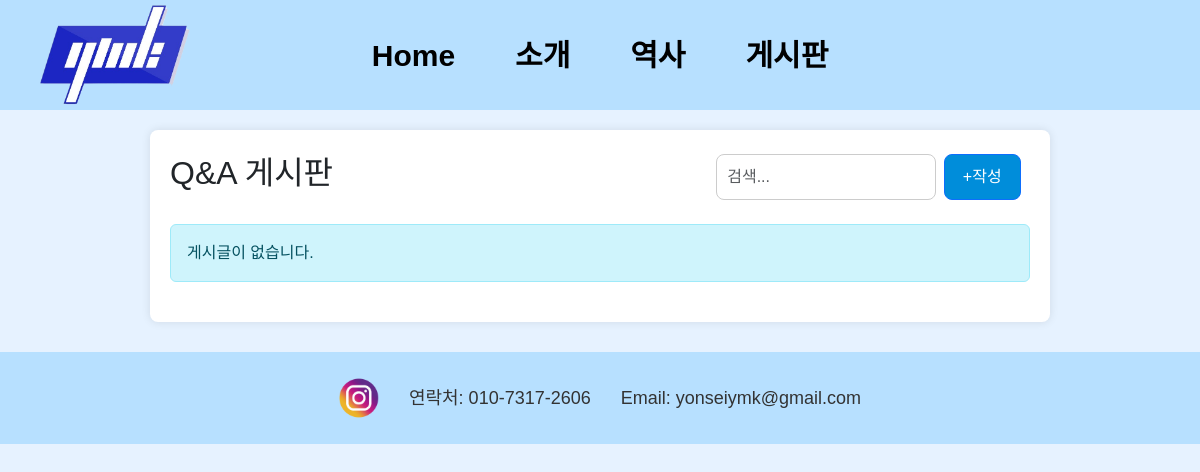
/qna, run on an earlier commit of the app's database.
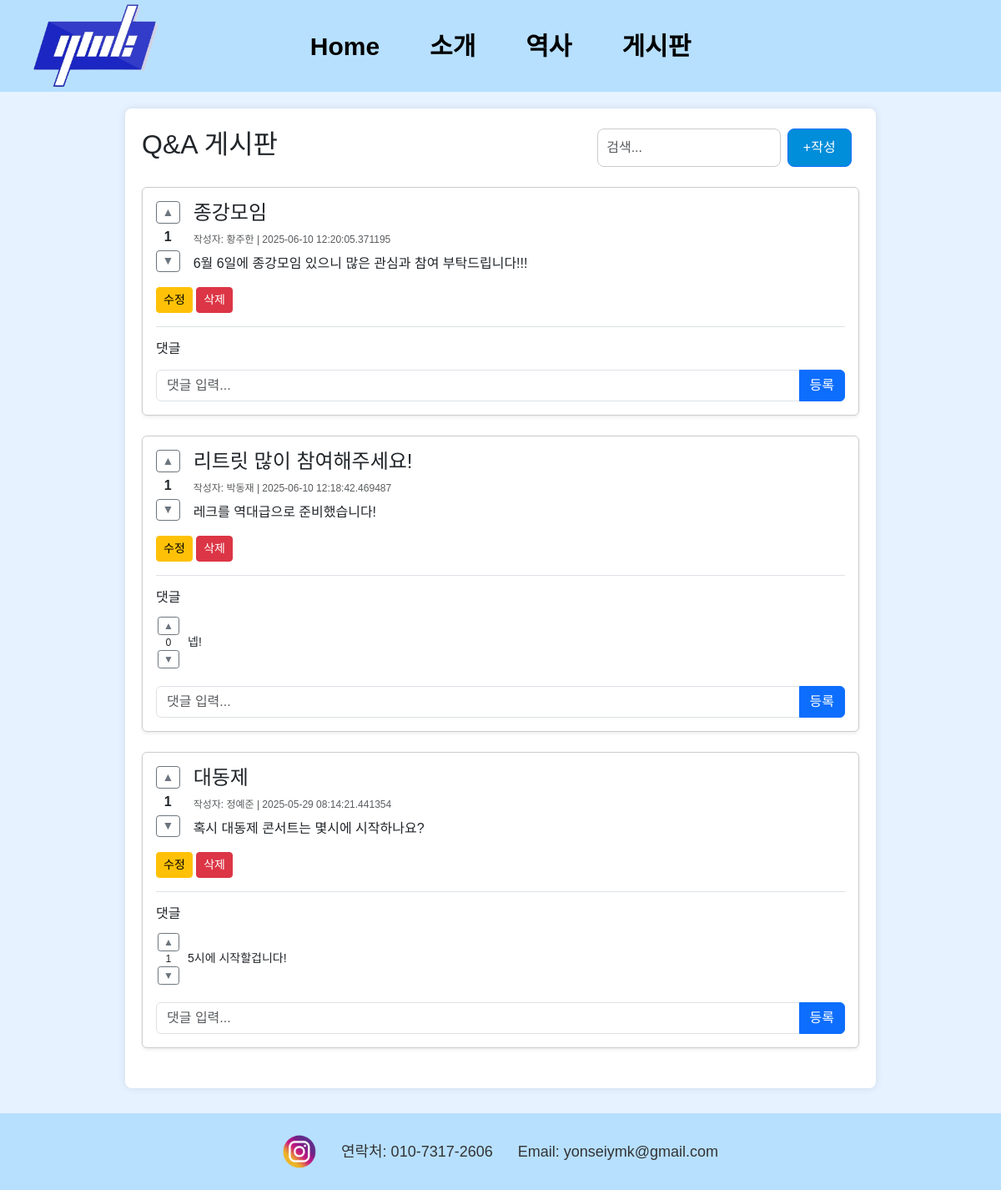
And on a later commit of the database.
### app.py (models this page shows)
class Post(db.Model):
    id = db.Column(db.Integer, primary_key=True)
    name = db.Column(db.String(50))
    title = db.Column(db.String(200))
    content = db.Column(db.Text)
    created_at = db.Column(db.DateTime, default=datetime.utcnow)
    password_hash = db.Column(db.String(128))  # 추가
    comments = db.relationship('Comment', backref='post', lazy=True, cascade="all, delete-orphan")
    votes = db.relationship('PostVote', backref='post', lazy=True, cascade="all, delete-orphan")
    @property
    def vote_count(self):
        return db.session.query(db.func.sum(PostVote.vote_type)).filter(
            PostVote.post_id == self.id
        ).scalar() or 0

class Comment(db.Model):
    id = db.Column(db.Integer, primary_key=True)
    content = db.Column(db.Text, nullable=False)
    post_id = db.Column(db.Integer, db.ForeignKey('post.id'), nullable=False)
    votes = db.relationship('CommentVote', backref='comment', lazy=True, cascade="all, delete-orphan")
    @property
    def vote_count(self):
        return db.session.query(db.func.sum(CommentVote.vote_type)).filter(
            CommentVote.comment_id == self.id
        ).scalar() or 0

### app.py (the view)
@app.route('/qna')
def qna():
    query = request.args.get('query', '')
    if query:
        posts = Post.query.filter(
            (Post.title.contains(query)) |
            (Post.content.contains(query)) |
            (Post.name.contains(query))
        ).order_by(Post.created_at.desc()).all()
    else:
        posts = Post.query.order_by(Post.created_at.desc()).all()
    return render_template('qna.html', posts=posts, query=query)

### templates/qna.html (shortened to what this page needs)
<!DOCTYPE html>
<html lang="ko">
<head>
  <link href="https://cdn.jsdelivr.net/npm/bootstrap@5.3.0/dist/css/bootstrap.min.css" rel="stylesheet">
  <link rel="stylesheet" href="/static/qna.css">
</head>
<body>
<header class="header">
  <div class="logo">
    <img src="../static/pictures/YMK%20로고.png" alt="YMK Logo" id="logoimg">
  </div>
  <nav class="navbar">
    <ul class="menu-bar">
      <li><a href="{{ url_for('home') }}">Home</a></li>
      <li><a href="{{ url_for('intro') }}">소개</a></li>
      <li><a href="{{ url_for('history') }}">역사</a></li>
      <li><a href="{{ url_for('qna') }}">게시판</a></li>
    </ul>
  </nav>
</header>
  <div class="main-content container py-4">
    <div class="top-bar d-flex justify-content-between align-items-center mb-4">
      <h2>Q&A 게시판</h2>
      <form class="d-flex" method="GET" action="{{ url_for('qna') }}">
        <input type="text" name="query" placeholder="검색..." class="form-control me-2" value="{{ query }}">
        <a href="{{ url_for('create_post') }}" class="btn btn-primary">+작성</a>
      </form>
    </div>
    <div id="postsContainer">
      {% for post in posts %}
      <div class="post mb-4 p-3 bg-white rounded shadow-sm">
        <div class="d-flex">
          <div class="vote-buttons me-3">
            <form method="POST" action="{{ url_for('vote_post', post_id=post.id, vote_type=1) }}">
              <button type="submit" class="vote-btn upvote btn btn-sm {% if post.votes|selectattr('session_id', 'equalto', session.get('session_id'))|selectattr('vote_type', 'equalto', 1)|list %}btn-success{% else %}btn-outline-secondary{% endif %}">▲</button>
            </form>
            <div class="vote-count text-center my-1 fw-bold">{{ post.vote_count }}</div>
            <form method="POST" action="{{ url_for('vote_post', post_id=post.id, vote_type=-1) }}">
              <button type="submit" class="vote-btn downvote btn btn-sm {% if post.votes|selectattr('session_id', 'equalto', session.get('session_id'))|selectattr('vote_type', 'equalto', -1)|list %}btn-danger{% else %}btn-outline-secondary{% endif %}">▼</button>
            </form>
          </div>
          <div class="flex-grow-1">
            <h4>{{ post.title }}</h4>
            <div class="meta text-muted mb-2">작성자: {{ post.name }} | {{ post.created_at }}</div>
            <div class="body mb-3">{{ post.content }}</div>
          </div>
        </div>
        <div class="actions mb-3">
          <a href="{{ url_for('verify', post_id=post.id) }}" class="btn btn-sm btn-warning">수정</a>
          <form method="POST" action="{{ url_for('delete_post', post_id=post.id) }}" style="display: inline;">
            <button type="submit" class="btn btn-sm btn-danger">삭제</button>
          </form>
        </div>
        <div class="comments border-top pt-3">
          <h6>댓글</h6>
          {% for comment in post.comments %}
          <div class="comment mb-2 d-flex align-items-center">
            <div class="comment-vote me-2 d-flex flex-column align-items-center">
              <form method="POST" action="{{ url_for('vote_comment', comment_id=comment.id, vote_type=1) }}" class="vote-form">
                <button type="submit" class="vote-btn upvote btn btn-xs {% if comment.votes|selectattr('session_id', 'equalto', session.get('session_id'))|selectattr('vote_type', 'equalto', 1)|list %}btn-success{% else %}btn-outline-secondary{% endif %}">▲</button>
              </form>
              <div class="vote-count small">{{ comment.vote_count }}</div>
              <form method="POST" action="{{ url_for('vote_comment', comment_id=comment.id, vote_type=-1) }}" class="vote-form">
                <button type="submit" class="vote-btn downvote btn btn-xs {% if comment.votes|selectattr('session_id', 'equalto', session.get('session_id'))|selectattr('vote_type', 'equalto', -1)|list %}btn-danger{% else %}btn-outline-secondary{% endif %}">▼</button>
              </form>
            </div>
            <div class="comment-content flex-grow-1">{{ comment.content }}</div>
          </div>
          {% endfor %}
          <form method="POST" action="{{ url_for('comment', post_id=post.id) }}" class="mt-3">
            <div class="input-group">
              <input type="text" name="comment" class="form-control" placeholder="댓글 입력...">
              <button type="submit" class="btn btn-primary">등록</button>
            </div>
          </form>
        </div>
      </div>
      {% else %}
      <div class="alert alert-info">게시글이 없습니다.</div>
      {% endfor %}
    </div>
  </div>
  <footer id="footer-wrap">
    <div class="footer">
      <ul class="sns">
        <li>
          <a href="https://www.instagram.com/ymkofficial/" target="_blank">
            <img alt="instagram" src="/static/pictures/foot-icon02.png">
          </a>
        </li>
        <li>연락처: 010-7317-2606</li>
        <li>Email: yonseiymk@gmail.com</li>
      </ul>
    </div>
  </footer>
</body>
</html>

### static/qna.css (style rules this page uses)
body { font-family: "Malgun Gothic ", "Apple SD Gothic Neo", "Noto Sans KR", sans-serif; font-optical-sizing: auto; font-weight: 400; background-color: #e6f2ff !important; font-style: normal; }
.header { display: flex; align-items: center; padding: 5px 40px; background-color: #B7E0FF; margin-bottom: 8px; }
.logo { flex: 0 0 auto; }
.logo img { height: 100px; width: 150px; }
.navbar { position: absolute; left: 50%; transform: translateX(-50%); }
.menu-bar { display: flex; list-style: none; gap: 20px; font-size: 30px; font-weight: bold; margin: 0; padding: 0; }
.menu-bar a { display: inline-block; padding: 10px 20px; border-radius: 10px; text-align: center; text-decoration: none; color: black; transition: background-color 0.3s, color 0.3s; }
.main-content { flex: 1; max-width: 900px; margin: 20px auto; padding: 20px; background-color: white; border-radius: 8px; box-shadow: 0 0 10px rgba(0,0,0,0.1); }
#footer-wrap { background-color: #B7E0FF !important; padding: 15px 0; width: 100%; margin-top: 30px; }
.footer { width: 100%; text-align: center; }
.footer .sns { list-style: none; margin: 0; padding: 10px; display: flex; justify-content: center; align-items: center; gap: 30px; flex-wrap: wrap; }
.footer .sns li { display: flex; align-items: center; gap: 8px; font-family: sans-serif; font-size: 18px; color: #333; }
.footer .sns img { width: 40px; height: auto; }
.top-bar input[type="text"] { width: 70%; padding: 10px; font-size: 16px; border-radius: 8px; border: 1px solid #ccc; }
.top-bar a { text-decoration: none; background-color: #008DDA; color: white; padding: 10px 18px; border-radius: 8px; font-size: 16px; }
.post { border: 1px solid #ccc; border-radius: 8px; background-color: white; }
.meta { font-size: 12px; color: #555; }
.comments { margin-top: 10px; border-top: 1px solid #ddd; padding-top: 10px; background-color: white; }
.comment { font-size: 14px; padding: 5px 0; }
.vote-buttons { display: flex; flex-direction: column; align-items: center; margin-right: 10px; }
.vote-btn { min-width: 25px; padding: 0.1rem 0.4rem; transition: all 0.2s ease; }
.vote-form { margin: 0; padding: 0; display: inline-block; }
.comment-vote { min-width: 30px; margin-right: 10px; }
.btn-xs { padding: 0.25rem 0.4rem; font-size: 0.75rem; line-height: 1; border-radius: 0.2rem; }
.container { padding: 20px; border-radius: 8px; }

What changed in the data, as far as the page shows it:
added Post: vote_count "1", title "종강모임", name "황주한", created_at "2025-06-10 12:20:05.371195", content "6월 6일에 종강모임 있으니 많은 관심과 참여 부탁드립니다!!!"
added Post: vote_count "1", title "리트릿 많이 참여해주세요!", name "박동재", created_at "2025-06-10 12:18:42.469487", content "레크를 역대급으로 준비했습니다!"
added Comment: vote_count "0", content "넵!", shown under "1"
added Post: vote_count "1", title "대동제", name "정예준", created_at "2025-05-29 08:14:21.441354", content "혹시 대동제 콘서트는 몇시에 시작하나요?"
added Comment: vote_count "1", content "5시에 시작할겁니다!"
Also different on the page:
text no longer shown: "게시글이 없습니다."
